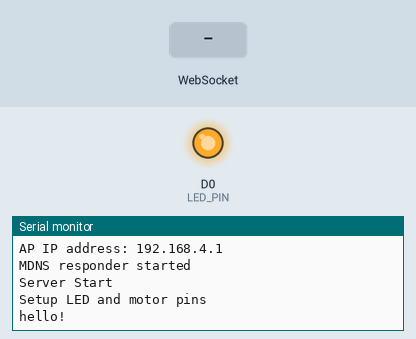
Simulated run of this sketch. Board: ESP8266 (NodeMCU). On the bench: output pins drawn as LEDs (lit = HIGH), the last lines printed to the serial monitor. The inputs (shaded band) are chosen by the test bench. Storage starts empty.

Above: at 5.3 s.
5.4 s: WebSocket text "#" received
At 6.3 s:
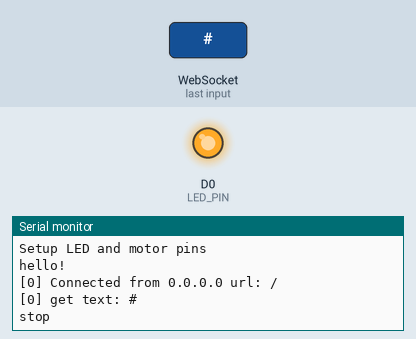
6.9 s: WebSocket text "F" received
At 7.4 s:
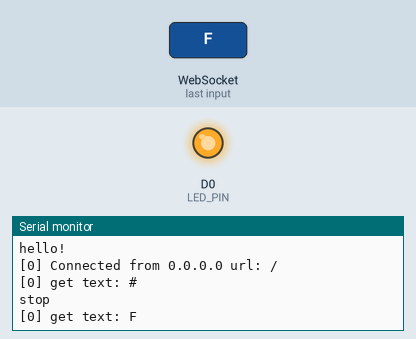
8.4 s: WebSocket text "B" received
At 9.7 s:
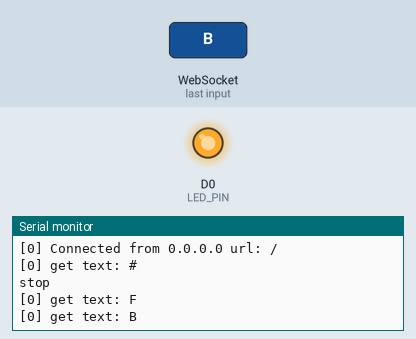
Timing chart, 0 to 11.4 s (numbered marks = the images above; inputs shaded):
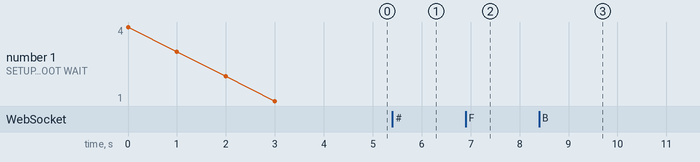

The sketch:

HelloRoomba.ino
```cpp
/*
  Wireless Roomba Control, with ESP as Access Point

  Usage:
    Connect phone or laptop to "ESP Whee" wireless network
    Go to 192.168.4.1.
    A webpage with four buttons should appear. Click them to move the robot.

  Installation:
    In Arduino, go to Tools > ESP8266 Sketch Data Upload to upload the files from ./data to the ESP
    Then, in Arduino, compile and upload sketch to the ESP

  Requirements:
    Arduino support for ESP8266 board
      In Arduino, add URL to Files > Preferences > Additional Board Managers URL.
      See https://learn.sparkfun.com/tutorials/esp8266-thing-hookup-guide/installing-the-esp8266-arduino-addon

    Websockets library
      To install, Sketch > Include Library > Manage Libraries... > Websockets > Install
      https://github.com/Links2004/arduinoWebSockets

    ESP8266FS tool
      To install, create "tools" folder in Arduino, download, and unzip. See
      https://github.com/esp8266/Arduino/blob/master/doc/filesystem.md#uploading-files-to-file-system


  Note that one of the motor pins overlaps with LED pin D4, so when the left wheel is going CW, the LED light close the ESP chip will turn on
  Note that we opted to swap the motor wires on the right motor so that LOW is backwards for both motors

  We define arbitrarily Left CW = backwards

  Hardware:
  * NodeMCU Amica DevKit Board (ESP8266 chip)
  * Motorshield for NodeMCU
  * 2 servos
  * Paper chassis

  modified Dec 2016
  Nancy Ouyang
*/

#include <Arduino.h>

#include <ESP8266WiFi.h>

#include <WebSocketsServer.h>
#include <ESP8266WebServer.h>

#include <ESP8266mDNS.h>
#include <FS.h>

#include <SoftwareSerial.h>

// Serial setup
const int SERIAL_RX = D5;  // pin for SoftwareSerial RX
const int SERIAL_TX = D6;  // pin for SoftwareSerial TX
SoftwareSerial roombaSerial(SERIAL_RX, SERIAL_TX); // (RX, TX. inverted, buffer)


const int LED_PIN = D0;

// WiFi parameters
const char* ssid = "ESP Whee2";
const char* password = "my_password";

ESP8266WebServer server = ESP8266WebServer(80);
WebSocketsServer webSocket = WebSocketsServer(81);

String html_home;
String css_style;

void setup() {
  Serial.begin(115200);
  Serial.println("hello?");
  WiFi.softAP(ssid, password);

  roombaSerial.begin(115200);
  //roombaSerial.write(128);

  setupServer();

  setupPins();
  Serial.println("hello!");
}

void loop() {
  webSocket.loop();
  server.handleClient();
}


//
// Movement Functions //
//
int beep() {
  int cmds[] = { 128, 132, 140, 0, 1, 62, 32, 141, 0 };
  int len = 9;
  sendCmds(cmds, len);
}

int beepHigh() {
  int cmds[] = { 128, 132, 140, 0, 1, 90, 32, 141, 0 };
  int len = 9;
  sendCmds(cmds, len);
}


// Vel -500 to 500
// Rad -2000 to 2000

void drive(int vel, int rad){
  roombaSerial.write(128);
  roombaSerial.write(131);
  roombaSerial.write(137);
  roombaSerial.write(vel & 0xff00) >> 8;
  roombaSerial.write(vel & 0xff);
  roombaSerial.write(rad & 0xff00) >> 8;
  roombaSerial.write(rad & 0xff);
}

int stop() {
  drive(0, 0);
  Serial.println("stop");
  roombaSerial.write(128);
}

int forward() {
  beep();
  drive(400, 32768);
  //digitalWrite(LED_PIN, LOW);
  Serial.println("forward");
}

int backward() {
  beepHigh();
  drive(-400, 32768);
  Serial.println("backward");
}

int left() {
  drive(200, 1);
  Serial.println("left");
}

int right() {
  drive(200, -1);
  Serial.println("right");
}


//
// Serial Methods //
//
void sendCmds(int cmds[], int len) {
  digitalWrite(LED_PIN, LOW);
  Serial.println("Sending: ");
  for (int i = 0; i < len; i++) {
    Serial.println(cmds[i]);
    roombaSerial.write(cmds[i]);
    delay(1); //roomba needs 200 usec
  }
  digitalWrite(LED_PIN, HIGH);
  Serial.println("Done sending.");
}

//
// Setup Methods //
//
void prepareFile() {

    Serial.println("Prepare file system");
    SPIFFS.begin();

    File file = SPIFFS.open("/controls.html", "r");
    if (!file) {
        Serial.println("HTML file open failed");
    }
    else {
        Serial.println("HTML file open success");

        html_home = "";
        while (file.available()) {
            //Serial.write(file.read());
            String line = file.readStringUntil('\n');
            html_home += line + "\n";
        }
        file.close();

        //Serial.print(html_home);
    }

    File css_file = SPIFFS.open("/style.css", "r");
    if (!css_file) {
        Serial.println("CSS file open failed");
    }
    else {
        Serial.println("CSS file open success");

        css_style = "";
        while (css_file.available()) {
            //Serial.write(file.read());
            String line = css_file.readStringUntil('\n');
            css_style += line + "\n";
        }
        css_file.close();

        //Serial.print(html_home);
    }


}

//
// Setup //
//

void setupPins() {
    // setup LEDs and Motors
    Serial.println("Setup LED and motor pins");
    pinMode(LED_PIN, OUTPUT);    //Pin D0 is LED
    digitalWrite(LED_PIN, LOW); //Initial state is HIGH (OFF)
    delay(100);
    digitalWrite(LED_PIN, HIGH); //Initial state is HIGH (OFF)

}

void setupServer() {
    for(uint8_t t = 4; t > 0; t--) {
        Serial.printf("[SETUP] BOOT WAIT %d...\n", t);
        Serial.flush();
        delay(1000);
    }

    // read the html code to html_homes
    prepareFile();


    IPAddress myIP = WiFi.softAPIP();
    Serial.print("AP IP address: ");
    Serial.println(myIP);

    // start webSocket server
    webSocket.begin();
    webSocket.onEvent(webSocketEvent);

    if(MDNS.begin("esp8266")) {
        Serial.println("MDNS responder started");
    }

    // handle index
    server.on("/", []() {
        // send home.html
        server.send(200, "text/html", html_home);
    });

    server.on("/style.css", []() {
        // send home.html
        server.send(200, "text/css", css_style);
    });

    server.begin();

    // Add service to MDNS
    MDNS.addService("http", "tcp", 80);
    MDNS.addService("ws", "tcp", 81);

    Serial.printf("Server Start\n");
}


void webSocketEvent(uint8_t num, WStype_t type, uint8_t * payload, size_t lenght) {

    switch(type) {
        case WStype_DISCONNECTED:
            Serial.printf("[%u] Disconnected!\n", num);
            break;
        case WStype_CONNECTED:
        {
            IPAddress ip = webSocket.remoteIP(num);
            Serial.printf("[%u] Connected from %d.%d.%d.%d url: %s\n", num, ip[0], ip[1], ip[2], ip[3], payload);

            // send message to client
            webSocket.sendTXT(num, "Connected");
            break;
        }
        case WStype_TEXT:
            Serial.printf("[%u] get text: %s\n", num, payload);

            if (payload[0] == '#') {
                if(payload[1] == 'F') {
                  forward();
                }
                else if(payload[1] == 'B') {
                  backward();
                }
                else if(payload[1] == 'L') {
                  left();
                }
                else if(payload[1] == 'R') {
                  right();
                }
                else {
                  stop();
                }
            }

            break;
    }
}
```

Measured:
- after the input at 5.4 s, the serial monitor: prints a new line at once (image 1)
- after the input at 6.9 s, the serial monitor: prints a new line at once (image 2)
- after the input at 8.4 s, the serial monitor: prints a new line at once (image 3)
